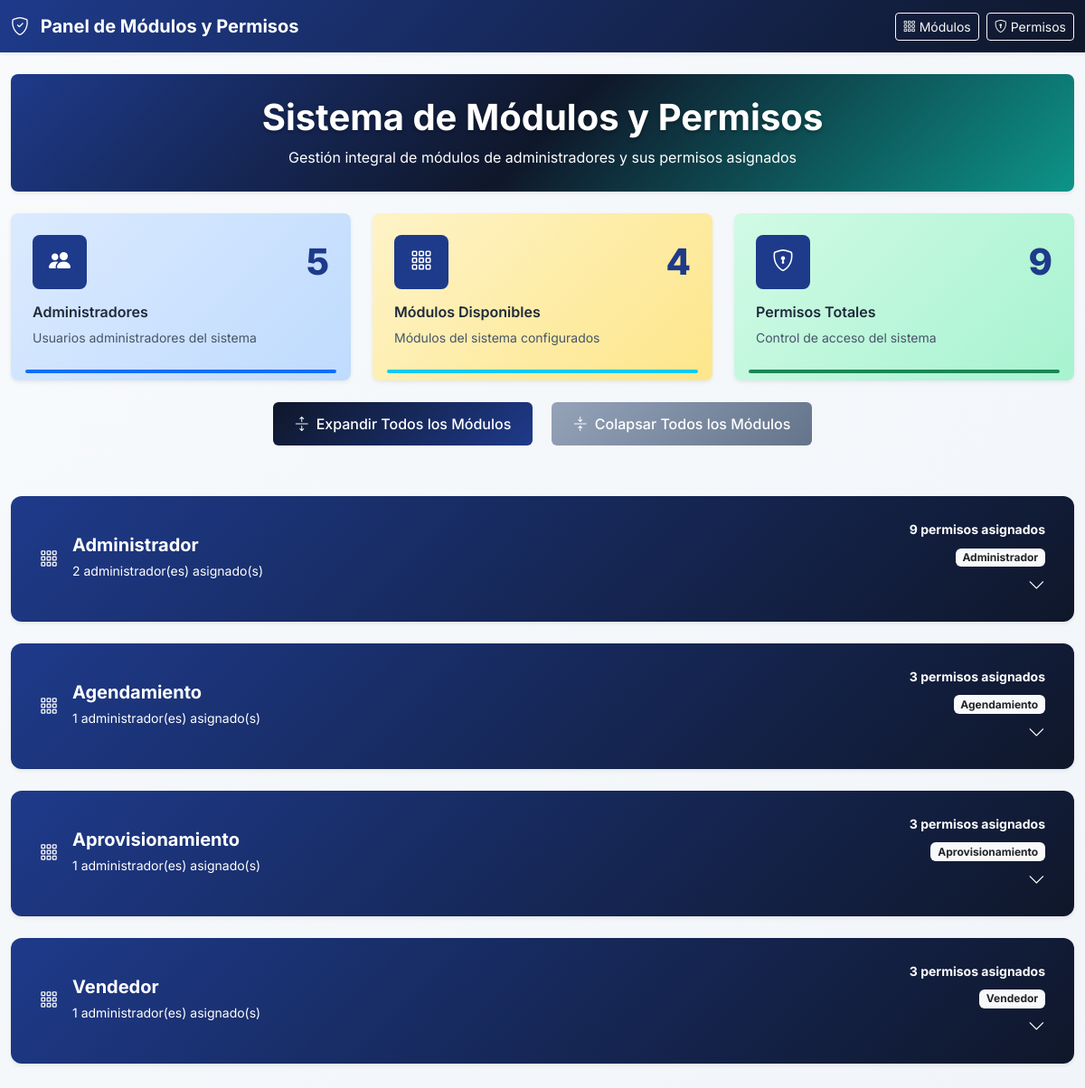
The page /proyectofinal/panel.php on the database its author committed.
### tables this page shows
CREATE TABLE `modulos` (
  `id` int(11) NOT NULL,
  `nombre` varchar(50) NOT NULL,
  `fecha_creacion` timestamp NOT NULL DEFAULT current_timestamp(),
  `fecha_modificacion` timestamp NOT NULL DEFAULT current_timestamp() ON UPDATE current_timestamp()
);

### proyectofinal/panel.php (the view, shortened to what this page needs)
<?php
require_once 'conex_bd.php';
try {
    $conn = getDBConnection();
} catch (Exception $e) {
    die("Error de conexión: " . $e->getMessage());
}
function obtenerEstadisticas($conn) {
    $stats = [];
    try {
        $stmt = $conn->prepare("SELECT COUNT(*) as total FROM administrador");
        $stmt->execute();
        $stats['usuarios'] = $stmt->fetch(PDO::FETCH_ASSOC)['total'];
    } catch (Exception $e) {
        $stats['usuarios'] = 0;
    }
    try {
        $stmt = $conn->prepare("SELECT COUNT(*) as total FROM modulos");
        $stmt->execute();
        $stats['modulos'] = $stmt->fetch(PDO::FETCH_ASSOC)['total'];
    } catch (Exception $e) {
        $stats['modulos'] = 0;
    }
    try {
        $stmt = $conn->prepare("SELECT COUNT(*) as total FROM permisos");
        $stmt->execute();
        $stats['permisos'] = $stmt->fetch(PDO::FETCH_ASSOC)['total'];
    } catch (Exception $e) {
        $stats['permisos'] = 0;
    }
    return $stats;
}
function obtenerModulosConPermisos($conn) {
    try {
        $stmt = $conn->prepare("
            SELECT DISTINCT
                m.nombre as modulo_nombre,
                m.id as modulo_id
            FROM modulos m
            INNER JOIN modulo_permisos mp ON m.nombre = mp.modulo
            ORDER BY m.nombre
        ");
        $stmt->execute();
        $modulos = $stmt->fetchAll(PDO::FETCH_ASSOC);
        $modulosConPermisos = [];
        foreach ($modulos as $modulo) {
            $stmt = $conn->prepare("
                SELECT
                    p.id,
                    p.nombre,
                    p.descripcion,
                    mp.fecha_asignacion
                FROM permisos p
                INNER JOIN modulo_permisos mp ON p.id = mp.permiso_id
                WHERE mp.modulo = ?
                ORDER BY p.nombre
            ");
            $stmt->execute([$modulo['modulo_nombre']]);
            $permisos = $stmt->fetchAll(PDO::FETCH_ASSOC);
            $stmt = $conn->prepare("SELECT COUNT(*) as total FROM administrador WHERE modulo = ?");
            $stmt->execute([$modulo['modulo_nombre']]);
            $totalUsuarios = $stmt->fetchColumn();
            $modulosConPermisos[] = [
                'modulo_id' => $modulo['modulo_id'],
                'modulo_nombre' => $modulo['modulo_nombre'],
                'permisos' => $permisos,
                'total_permisos' => count($permisos),
                'total_usuarios' => $totalUsuarios
            ];
        }
        return $modulosConPermisos;
    } catch (Exception $e) {
        return [];
    }
}
$estadisticas = obtenerEstadisticas($conn);
$modulosConPermisos = obtenerModulosConPermisos($conn);
?>
<!DOCTYPE html>
<html lang="es">
<head>
    <link href="https://cdn.jsdelivr.net/npm/bootstrap@5.3.0/dist/css/bootstrap.min.css" rel="stylesheet">
    <link href="https://cdn.jsdelivr.net/npm/bootstrap-icons@1.10.0/font/bootstrap-icons.css" rel="stylesheet">
    <link href="css/panel-styles.css" rel="stylesheet">
</head>
<body>
    <nav class="navbar navbar-expand-lg navbar-dark bg-corporate shadow-sm">
        <div class="container-fluid">
            <span class="navbar-brand fw-bold">
                <i class="bi bi-shield-check me-2"></i>
                Panel de Módulos y Permisos
            </span>
            <div class="d-flex gap-2">
                <a href="modulos.php" class="btn btn-outline-light btn-sm">
                    <i class="bi bi-grid-3x3-gap"></i>
                    Módulos
                </a>
                <a href="permisos.php" class="btn btn-outline-light btn-sm">
                    <i class="bi bi-shield-lock"></i>
                    Permisos
                </a>
            </div>
        </div>
    </nav>
    <div class="container-fluid py-4">
        <div class="row mb-4">
            <div class="col-12">
                <div class="card shadow-sm border-0 bg-gradient-corporate text-white">
                    <div class="card-body text-center py-4">
                        <h1 class="fw-bold mb-2 text-white-shadow">Sistema de Módulos y Permisos</h1>
                        <p class="mb-0 opacity-90">Gestión integral de módulos de administradores y sus permisos asignados</p>
                    </div>
                </div>
            </div>
        </div>
        <div class="row g-4 mb-4">
            <div class="col-xl-4 col-md-6">
                <div class="card border-0 shadow-sm h-100 stat-card-users">
                    <div class="card-body p-4">
                        <div class="d-flex align-items-center justify-content-between mb-3">
                            <div class="stat-icon">
                                <i class="bi bi-people-fill"></i>
                            </div>
                            <div class="text-end">
                                <div class="stat-number text-primary-strong"><?php echo $estadisticas['usuarios']; ?></div>
                            </div>
                        </div>
                        <h6 class="card-title-enhanced mb-2">Administradores</h6>
                        <p class="text-muted-readable mb-0 small">Usuarios administradores del sistema</p>
                    </div>
                    <div class="card-footer bg-transparent border-0 pt-0">
                        <div class="progress" style="height: 4px;">
                            <div class="progress-bar" role="progressbar" style="width: 100%"></div>
                        </div>
                    </div>
                </div>
            </div>
            <div class="col-xl-4 col-md-6">
                <div class="card border-0 shadow-sm h-100 stat-card-profiles">
                    <div class="card-body p-4">
                        <div class="d-flex align-items-center justify-content-between mb-3">
                            <div class="stat-icon">
                                <i class="bi bi-grid-3x3-gap"></i>
                            </div>
                            <div class="text-end">
                                <div class="stat-number text-primary-strong"><?php echo $estadisticas['modulos']; ?></div>
                            </div>
                        </div>
                        <h6 class="card-title-enhanced mb-2">Módulos Disponibles</h6>
                        <p class="text-muted-readable mb-0 small">Módulos del sistema configurados</p>
                    </div>
                    <div class="card-footer bg-transparent border-0 pt-0">
                        <div class="progress" style="height: 4px;">
                            <div class="progress-bar bg-info" role="progressbar" style="width: 100%"></div>
                        </div>
                    </div>
                </div>
            </div>
            <div class="col-xl-4 col-md-6">
                <div class="card border-0 shadow-sm h-100 stat-card-permissions">
                    <div class="card-body p-4">
                        <div class="d-flex align-items-center justify-content-between mb-3">
                            <div class="stat-icon">
                                <i class="bi bi-shield-lock"></i>
                            </div>
                            <div class="text-end">
                                <div class="stat-number text-primary-strong"><?php echo $estadisticas['permisos']; ?></div>
                            </div>
                        </div>
                        <h6 class="card-title-enhanced mb-2">Permisos Totales</h6>
                        <p class="text-muted-readable mb-0 small">Control de acceso del sistema</p>
                    </div>
                    <div class="card-footer bg-transparent border-0 pt-0">
                        <div class="progress" style="height: 4px;">
                            <div class="progress-bar bg-success" role="progressbar" style="width: 100%"></div>
                        </div>
                    </div>
                </div>
            </div>
        </div>
        <div class="row mb-4">
            <div class="col-12">
                <div class="expand-collapse-buttons">
                    <button class="btn btn-expand" id="expandAllBtn">
                        <i class="bi bi-arrows-expand me-2"></i>Expandir Todos los Módulos
                    </button>
                    <button class="btn btn-collapse" id="collapseAllBtn">
                        <i class="bi bi-arrows-collapse me-2"></i>Colapsar Todos los Módulos
                    </button>
                </div>
            </div>
        </div>
        <div class="row">
            <div class="col-12" id="modulosContainer">
                <?php if (empty($modulosConPermisos)): ?>
                    <div class="alert alert-info shadow-sm" role="alert">
                        <i class="bi bi-info-circle me-2"></i>
                        <strong>No hay módulos configurados.</strong>
                        Configure los módulos y sus permisos desde la base de datos.
                    </div>
                <?php else: ?>
                    <?php foreach ($modulosConPermisos as $modulo): ?>
                        <div class="card shadow-sm border-0 mb-4 module-card">
                            <div class="card-header bg-corporate text-white module-header"
                                 data-bs-toggle="collapse"
                                 data-bs-target="#collapse-modulo-<?php echo $modulo['modulo_id']; ?>"
                                 aria-expanded="false"
                                 role="button">
                                <div class="d-flex justify-content-between align-items-center">
                                    <div class="d-flex align-items-center">
                                        <i class="bi bi-grid-3x3-gap me-3 fs-5"></i>
                                        <div>
                                            <h5 class="mb-1 fw-bold"><?php echo htmlspecialchars($modulo['modulo_nombre']); ?></h5>
                                            <small class="opacity-80">
                                                <?php echo $modulo['total_usuarios']; ?> administrador(es) asignado(s)
                                            </small>
                                        </div>
                                    </div>
                                    <div class="text-end">
                                        <div class="mb-1">
                                            <small class="fw-bold"><?php echo $modulo['total_permisos']; ?> permisos asignados</small>
                                        </div>
                                        <div class="mb-1">
                                            <span class="badge bg-light text-dark">
                                                <?php echo ucfirst(strtolower($modulo['modulo_nombre'])); ?>
                                            </span>
                                        </div>
                                        <i class="bi bi-chevron-down toggle-icon"></i>
                                    </div>
                                </div>
                            </div>
                        </div>
                    <?php endforeach; ?>
                <?php endif; ?>
            </div>
        </div>
    </div>
    <div class="toast-container position-fixed top-0 end-0 p-3" style="z-index: 1055;">
    </div>
</body>
</html>

### proyectofinal/css/panel-styles.css (style rules this page uses)
:root { --primary-blue: #1e3a8a; --primary-blue-light: #3b82f6; --primary-blue-dark: #1e2757; --secondary-navy: #0f172a; --accent-teal: #0d9488; --accent-emerald: #059669; --success-green: #16a34a; --warning-amber: #d97706; --danger-red: #dc2626; --info-cyan: #0891b2; --gray-50: #f8fafc; --gray-100: #f1f5f9; --gray-200: #e2e8f0; --gray-300: #cbd5e1; --gray-400: #94a3b8; --gray-500: #64748b; --gray-600: #475569; --gray-700: #334155; --gray-800: #1e293b; --gray-900: #0f172a; --corporate-primary: var(--primary-blue); --corporate-secondary: var(--secondary-navy); --corporate-accent: var(--accent-teal); --corporate-success: var(--success-green); --shadow-sm: 0 1px 2px 0 rgb(0 0 0 / 0.05); --shadow-md: 0 4px 6px -1px rgb(0 0 0 / 0.1), 0 2px 4px -2px rgb(0 0 0 / 0.1); --shadow-lg: 0 10px 15px -3px rgb(0 0 0 / 0.1), 0 4px 6px -4px rgb(0 0 0 / 0.1); --shadow-xl: 0 20px 25px -5px rgb(0 0 0 / 0.1), 0 8px 10px -6px rgb(0 0 0 / 0.1); --transition-fast: all 0.15s ease-in-out; --transition-normal: all 0.3s ease-in-out; --transition-slow: all 0.5s ease-in-out; --transition-base: all 0.3s ease-in-out; --border-radius-sm: 6px; --border-radius-md: 8px; --border-radius-lg: 12px; }
body { font-family: 'Inter', sans-serif; background: linear-gradient(135deg, var(--gray-50) 0%, var(--gray-100) 100%); color: var(--gray-800); line-height: 1.6; }
.bg-corporate { background: linear-gradient(135deg, var(--corporate-primary) 0%, var(--corporate-secondary) 100%); }
.text-primary-strong { color: var(--corporate-primary) !important; font-weight: 600; }
.text-muted-readable { color: var(--gray-600) !important; }
.text-white-shadow { text-shadow: 0 2px 4px rgba(0,0,0,0.3); }
.card { border: none; border-radius: var(--border-radius-md); box-shadow: var(--shadow-sm); transition: var(--transition-base); }
.stat-card-users { background: linear-gradient(135deg, #dbeafe 0%, #bfdbfe 100%); }
.stat-card-profiles { background: linear-gradient(135deg, #fef3c7 0%, #fde68a 100%); }
.stat-card-permissions { background: linear-gradient(135deg, #d1fae5 0%, #a7f3d0 100%); }
.stat-icon { width: 60px; height: 60px; border-radius: var(--border-radius-md); display: flex; align-items: center; justify-content: center; font-size: 24px; color: white; background: var(--corporate-primary); }
.stat-number { font-size: 2.5rem; font-weight: 800; line-height: 1; }
.card-title-enhanced { font-weight: 600; color: var(--gray-800); margin-bottom: 0.5rem; }
.module-card { border-radius: var(--border-radius-lg); overflow: hidden; box-shadow: var(--shadow-md); }
.module-header { cursor: pointer; transition: var(--transition-base); padding: 1.5rem 2rem; }
.toggle-icon { font-size: 1.2rem; transition: transform 0.3s ease; }
.bg-gradient-corporate { background: linear-gradient(135deg, var(--corporate-primary) 0%, var(--corporate-secondary) 50%, var(--corporate-accent) 100%); }
.expand-collapse-buttons { text-align: center; margin-bottom: 2rem; }
.btn-expand, .btn-collapse { margin: 0 0.5rem; padding: 0.75rem 1.5rem; border-radius: var(--border-radius-sm); font-weight: 500; transition: var(--transition-base); border: none; }
.btn-expand { background: linear-gradient(135deg, var(--corporate-secondary) 0%, var(--corporate-primary) 100%); color: white; }
.btn-collapse { background: linear-gradient(135deg, var(--gray-400) 0%, var(--gray-500) 100%); color: white; }

### rows shown on the page
modulos: nombre "Administrador", total_usuarios "2", total_permisos "9"
modulos: nombre "Agendamiento", total_usuarios "1", id "3"
modulos: nombre "Aprovisionamiento", total_usuarios "1", total_permisos "3"
modulos: nombre "Vendedor", total_usuarios "1", total_permisos "3"

### other values the page prints
$estadisticas['usuarios'] "5"
$estadisticas['modulos'] "4"
$estadisticas['permisos'] "9"
